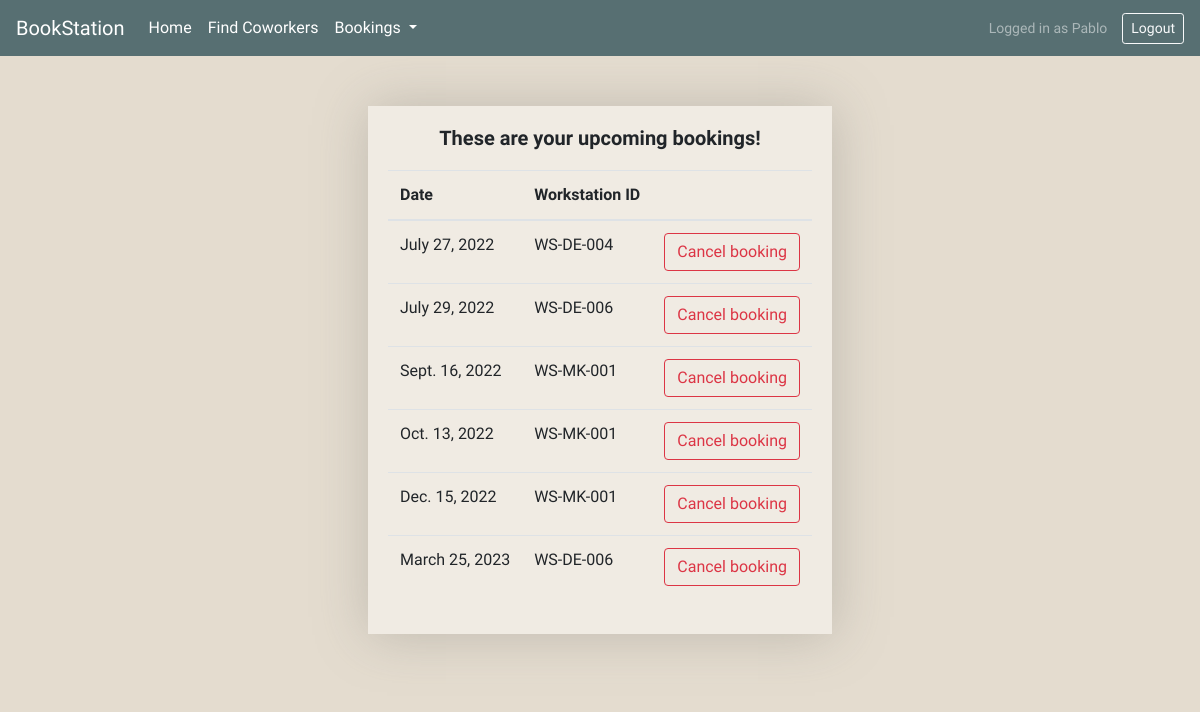
/my_reservations/ (signed in), run on the app's committed database.
### reserve/models.py (models this page shows, shortened)
class Reservations(models.Model):
    workstation_id = models.ForeignKey('Workstations',on_delete=models.DO_NOTHING)
    employee = models.ForeignKey(settings.AUTH_USER_MODEL, on_delete=models.CASCADE)
    reservation_date = models.DateField()
    RESERVATION_STATUS = (
        ('a','Available'),
        ('u','Unavailable'),
        ('x','Temporarily Blocked'),
    )
    status = models.CharField(max_length=1, choices=RESERVATION_STATUS, blank=True, default='a')

class Workstations(models.Model):
    code = models.CharField(primary_key = True, max_length = 9)
    sector = models.CharField(max_length = 50, null= False, default = "general")
    monitors = models.IntegerField(default=0)
    seats = models.IntegerField(default=1)
    in_use = models.BooleanField(default = False)
    photo = models.ImageField(upload_to='workstations/', default="workstations/ws_thumb1.png")
    def __str__(self):
        return f'{self.code}'

### reserve/views.py (the view)
# urls.py: path('my_reservations/', views.ReservationsListView.as_view(), name='my_reservations'),
class ReservationsListView(LoginRequiredMixin, ListView):
    model = Reservations
    def get_queryset(self):
        today = datetime.today()
        return Reservations.objects.filter(employee=self.request.user).filter(reservation_date__gte=today).order_by('reservation_date')
    context_object_name = "future_reservations"

### reserve/templates/reserve/reservations_list.html (shortened to what this page needs)
{% extends 'reserve/base.html' %}
{% block content %}
<div class="box-container">
    <h5 class="titles">These are your upcoming bookings!</h5>
    <div id="timeTable" style="">
        <table class="table" style="">
            <thead>
                <th>Date</th>
                <th>Workstation ID</th>
                <th></th>
            </thead>
            <tbody style="">
                {% for entry in future_reservations %}
                <tr>
                    <td>{{entry.reservation_date}}</td>
                    <td>{{entry.workstation_id}}</td>
                    <td>
                        <a
                        href="{% url 'reserve:delete_reservation' entry.id %}"
                        class="btn btn-outline-danger"
                        data-toggle="modal"
                        data-target="#delete-item-modal"
                        onclick="delete_user(this)">
                        Cancel booking
                    </a>
                </td>
            </tr>
            {% endfor %}
        </tbody>
    </table>
    </div>
</div>
{% endblock content %}

### reserve/templates/reserve/base.html (shortened to what this page needs)
{% load static %}
<!DOCTYPE html>
<html lang="en">
<head>
    <link rel="stylesheet" href="https://cdn.jsdelivr.net/npm/bootstrap@4.6.1/dist/css/bootstrap.min.css">
    <link rel="stylesheet" href="{% static 'reserve/css/style.css' %}">
</head>
<body>
    <div id="nav-div">
        {% include "reserve/nav.html" %}
    </div>
    <div class="main-container">
        {% block content %}
        {% endblock content %}
    </div>
</body>
</html>

### reserve/templates/reserve/nav.html (shortened to what this page needs)
<nav id="nav" class="navbar navbar-expand-sm navbar-dark ">
    <a class="navbar-brand" href="{% url 'reserve:index' %}"">BookStation</a>
    <div class="collapse navbar-collapse" id="navbarSupportedContent">
      <ul class="navbar-nav mr-auto">
        <li class="nav-item active">
          <a class="nav-link" href="{% url 'reserve:index' %}">Home <span class="sr-only">(current)</span></a>
        </li>
        <li class="nav-item active">
          <a class="nav-link" href="{% url 'reserve:find_coworkers' %}">Find Coworkers <span class="sr-only">(current)</span></a>
        </li>
        <li class="nav-item dropdown">
            <a class="nav-link active dropdown-toggle" href="#" id="navbarDropdown" role="button" data-toggle="dropdown" aria-haspopup="true" aria-expanded="false">
              Bookings
            </a>
        </li>
      </ul>
      {% if user.is_authenticated %}
      <small style="margin-right:15px;color: rgba(255, 255, 255, 0.5);">Logged in as {{user.first_name | title}}</small>
      <form action="{% url 'accounts:logout' %}" method="post" class="logout-link">
        <button type="submit" class="btn btn-sm btn-outline-light">Logout</button>
      </form>
      {% endif %}
    </div>
  </nav>

### reserve/static/reserve/css/style.css (style rules this page uses)
:root { --bg-color-01: rgb(87, 111, 114); --bg-color-02: rgb(125, 157, 156); --bg-color-05: rgb(161, 182, 181); --bg-color-03: rgb(228, 220, 207); --bg-color-04: rgb(240, 235, 227); }
* { margin: 0; padding: 0; box-sizing: border-box; font-family: "Libre Franklin", sans-serif; }
.titles { margin-bottom: 20px; font-weight: 700; }
body { background-color: var(--bg-color-03); overflow-x: hidden; }
a, a:hover { text-decoration: none; color: inherit; }
.navbar { background-color: var(--bg-color-01); color: white; }
ul { list-style-type: none !important; }
.main-container { background-color: var(--bg-color-03); width: 100%; height: fit-content; margin: 0; padding: 0; border: 0px; border-color: rgb(153, 0, 255); border-style: solid; display: flex; flex-direction: column; align-items: center; }
#nav-div { background-color: var(--bg-color-01); }
.box-container { background-color: var(--bg-color-04); padding: 20px; margin: 0px; margin-top: 50px; margin-bottom: 50px; border: 0px; border-color: red; border-style: solid; display: flex; width: auto; justify-content: center; align-items: center; flex-direction: column; box-shadow: 1px 1px 50px rgba(139, 136, 130, 0.425); overflow-x: hidden; }

### data on the page
Reservations: reservation_date "July 27, 2022", workstation_id "WS-DE-004"
Reservations: reservation_date "July 29, 2022", workstation_id "WS-DE-006"
Reservations: reservation_date "Sept. 16, 2022", workstation_id "WS-MK-001"
Reservations: reservation_date "Oct. 13, 2022", workstation_id "WS-MK-001"
Reservations: reservation_date "Dec. 15, 2022", workstation_id "WS-MK-001"
Reservations: reservation_date "March 25, 2023", workstation_id "WS-DE-006"

### other printed values
{{ user.first_name | title }} "Pablo"
